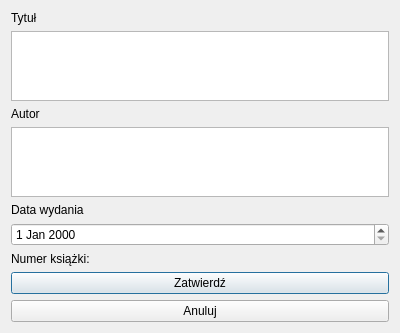
<?xml version="1.0" encoding="UTF-8"?>
<ui version="4.0">
 <class>book</class>
 <widget class="QDialog" name="book">
  <property name="geometry">
   <rect>
    <x>0</x>
    <y>0</y>
    <width>400</width>
    <height>326</height>
   </rect>
  </property>
  <property name="windowTitle">
   <string>Dialog</string>
  </property>
  <layout class="QVBoxLayout" name="verticalLayout">
   <item>
    <widget class="QLabel" name="titleLabel">
     <property name="text">
      <string>Tytuł</string>
     </property>
    </widget>
   </item>
   <item>
    <widget class="QTextEdit" name="titleEdit"/>
   </item>
   <item>
    <widget class="QLabel" name="authorLabel">
     <property name="text">
      <string>Autor</string>
     </property>
    </widget>
   </item>
   <item>
    <widget class="QTextEdit" name="authorEdit"/>
   </item>
   <item>
    <widget class="QLabel" name="releaseDateLabel">
     <property name="text">
      <string>Data wydania</string>
     </property>
    </widget>
   </item>
   <item>
    <widget class="QDateEdit" name="dateEdit"/>
   </item>
   <item>
    <widget class="QLabel" name="bookIdLabel">
     <property name="text">
      <string>Numer książki: </string>
     </property>
    </widget>
   </item>
   <item>
    <widget class="QPushButton" name="confirmButton">
     <property name="text">
      <string>Zatwierdź</string>
     </property>
    </widget>
   </item>
   <item>
    <widget class="QPushButton" name="cancelButton">
     <property name="text">
      <string>Anuluj</string>
     </property>
    </widget>
   </item>
  </layout>
 </widget>
 <resources/>
 <connections/>
</ui>
